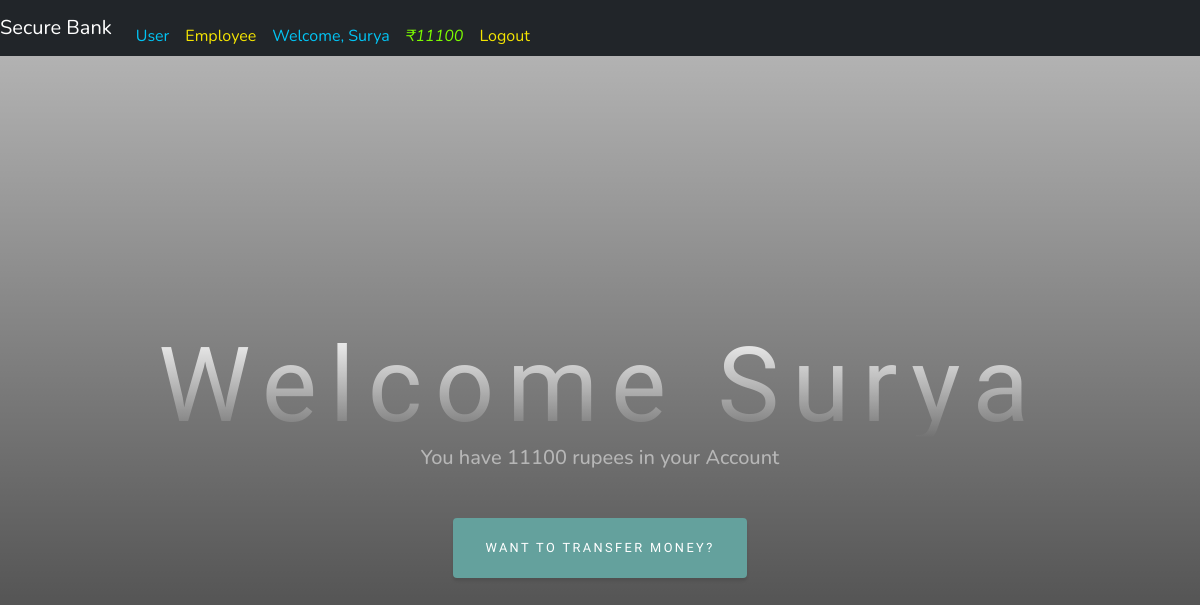
Page /user_details (signed in) on the earlier database version.
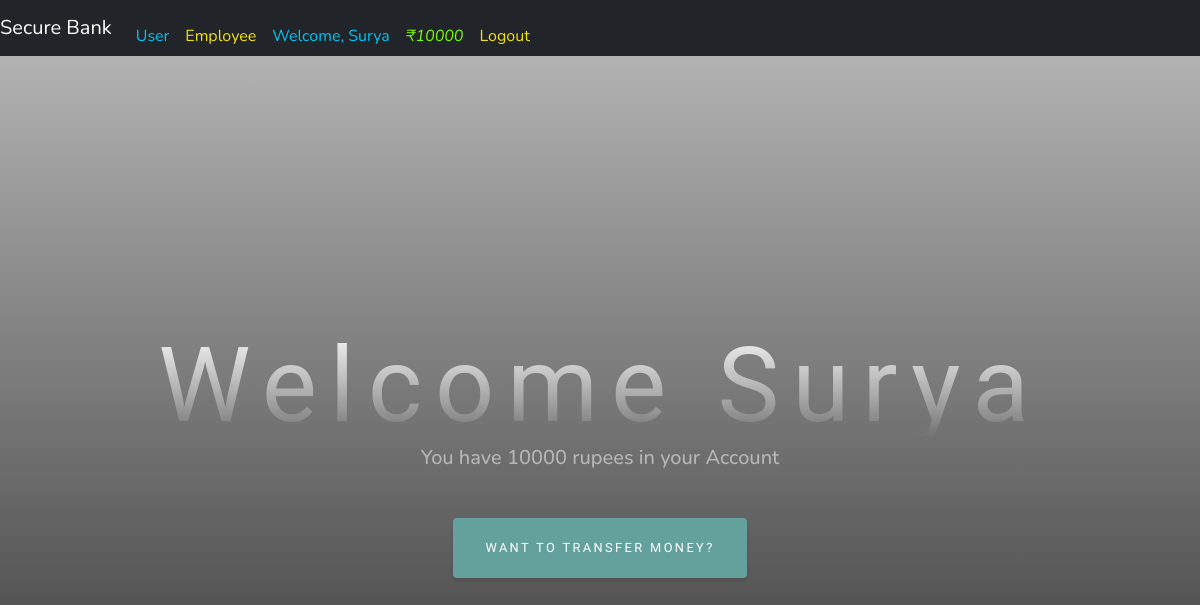
Same page on the later database version.
### bank/models.py (models this page shows, shortened)
class Customer(db.Model, UserMixin):
    id = db.Column(db.Integer(), primary_key=True)
    username = db.Column(db.String(length=30), nullable=False, unique=True)
    email_address = db.Column(db.String(length=50), nullable=False, unique=True)
    password_hash = db.Column(db.String(length=60), nullable=False)
    balance = db.Column(db.Integer(), nullable=False, default=10000)
    filename = db.Column(db.String)
    filedata = db.Column(db.LargeBinary)
    @property
    def password(self):
        return self.password

### bank/routes.py (the view)
@app.route('/user_details', methods=['GET','POST'])
def user_details():
    return render_template('user_details.html')

### bank/models.py (called while the page is built)
@login_manager.user_loader
def load_user(user_id):
    return Customer.query.get(int(user_id))

### bank/templates/user_details.html (shortened to what this page needs)
{% extends 'base.html' %}
{% block navbar %}
{% if current_user.is_authenticated %}
    <ul class="navbar-nav">
        <li class="nav-item">
            <a class="nav-link" style="color: rgba(0, 202, 252, 0.966)";>Welcome, {{ current_user.username }}</a>
        </li>
        <li class="nav-item">
            <a class="nav-link" style="color: lawngreen"; font-weight: bold>
                <i >₹{{ current_user.balance }}</i>
            </a>
        </li>
        <li class="nav-item">
            <a class="nav-link" href="{{ url_for('logout_page') }}" style="color: rgba(252, 235, 0, 0.966)";>Logout</a>
        </li>
    </ul>
{% endif %}
{% endblock %}
{% block body %}
<header class="masthead">
    <div class="container px-4 px-lg-5 d-flex h-100 align-items-center justify-content-center">
        <div class="d-flex justify-content-center">
            <div class="text-center">
                <h1 class="display-4 font-weight-normal" style="color: rgb(0, 223, 252)";>Welcome {{ current_user.username}}</h1>
                <div class="text-center">
                    <h2 class="text-white-50 mx-auto mt-2 mb-5" style="color: lawngreen";>You have {{ current_user.balance }} rupees in your Account</h2></div>
                <a class="btn btn-primary" href="{{ url_for('transfer') }}">Want to Transfer Money?</a>
            </div>
        </div>
    </div>
</header>
{% endblock %}

Differences in the rows shown:
changed Customer "Surya": balance "11100" → "10000"
